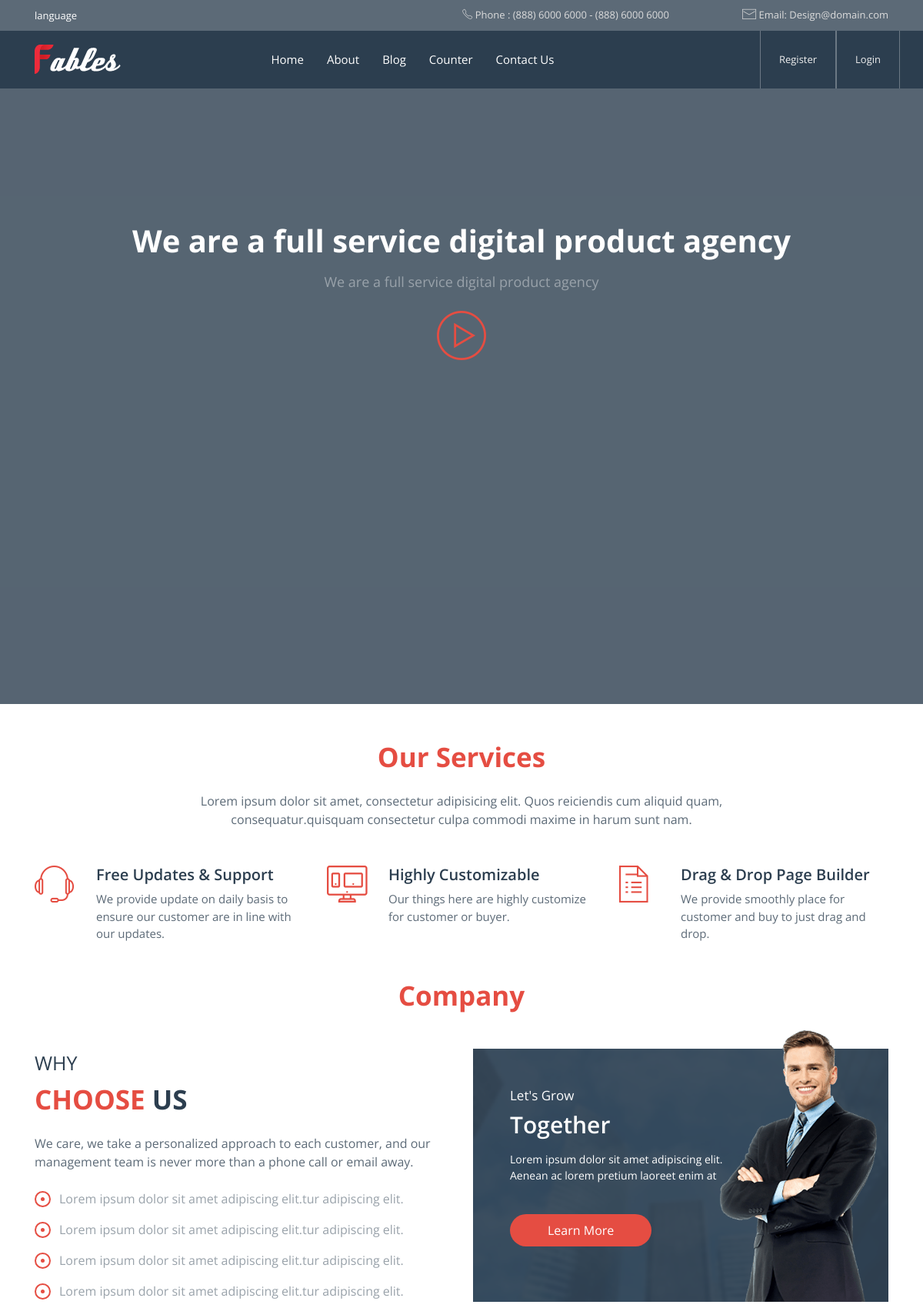
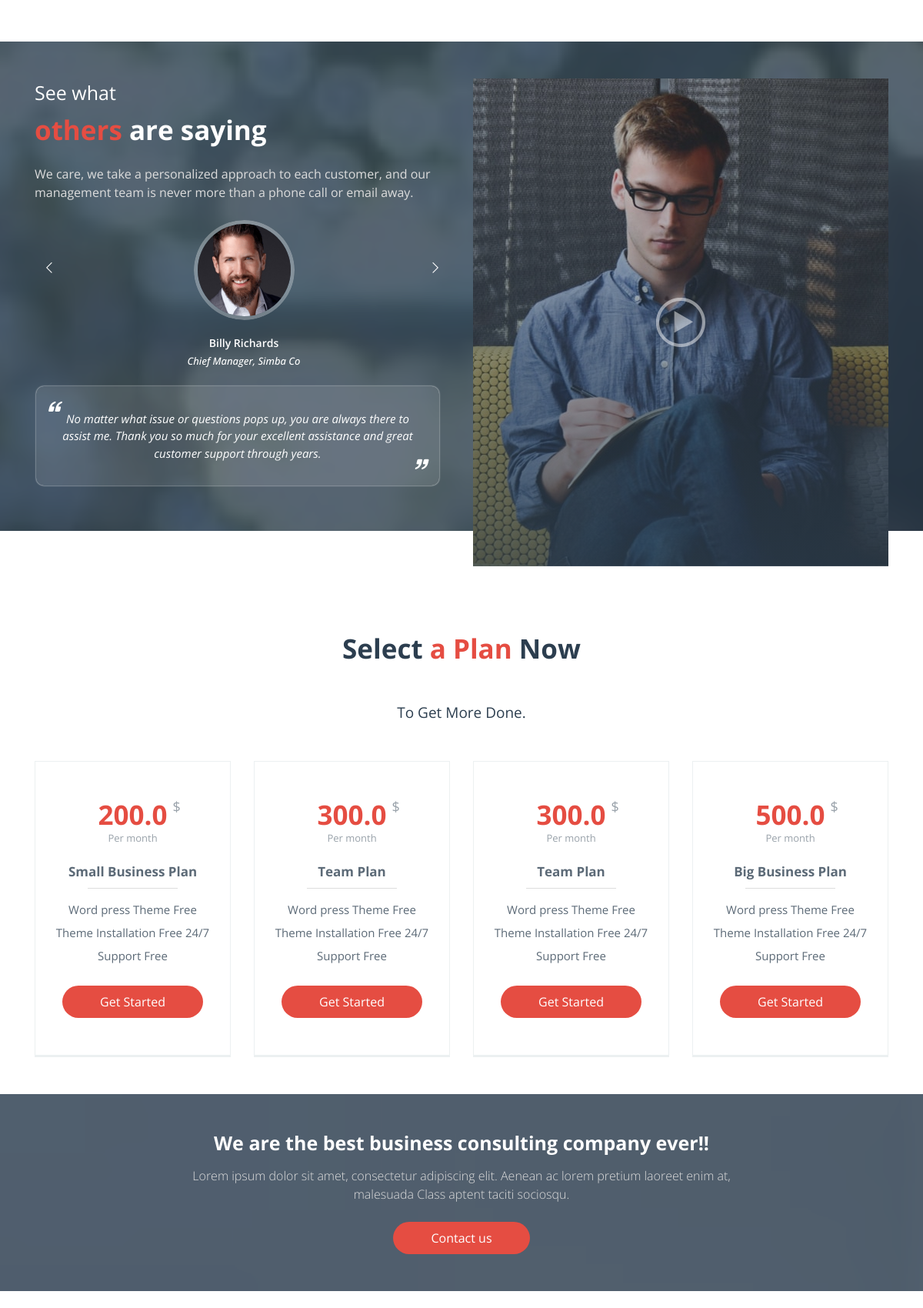
The page / (upper part) on the database its author committed (2 pictures, top to bottom).
### core/models.py (models this page shows, shortened)
class Service(models.Model):
    title = models.CharField(max_length=100)
    description = models.TextField()
    img = models.CharField(max_length=150)

class Plan(models.Model):
    title = models.CharField(max_length=100)
    price = models.FloatField(max_length=2)
    description = models.TextField()

### core/views.py (the view)
# urls.py: path('', home, name='home'),
def home(request):
    service = Service.objects.all()
    team = Team.objects.all()
    blog = Blog.objects.all()
    product = Product.objects.all()
    plan = Plan.objects.all()
    context = {
        'service': service,
        'team': team,
        'blog': blog,
        'product': product,
        'plan': plan,
    }
    return render(request, 'core/index.html', context)

### core/templates/core/index.html (shortened to what this page needs)
{% extends "core/base.html"%}
{% load static %}
{% block content %}
    <section class="content-section video-section fables-after-overlay">
      <div class="pattern-overlay">
        <div class="container position-relative z-index">
           <div class="fables-video-caption text-center wow zoomIn" data-wow-delay="1s" data-wow-duration="2s">
              <h1 class="white-color font-weight-bold mt-6">We are a full service digital product agency </h1>
              <p class="fables-fifth-text-color mt-3 mb-4 font-18">
                  We are a full service digital product agency
              </p>
              <a data-fancybox href="https://www.youtube.com/watch?v=meBbDqAXago">
                 <span class="fables-iconplay fables-second-text-color fa-4x wow bounce"></span>
              </a>
          </div>
        </div>
      </div>
    </section>
       <div class="container">
           <div class="row my-4 my-md-5">
                <div class="col-12 col-md-10 offset-md-1 col-lg-8 offset-lg-2 text-center">
                    <h2 class="font-35 font-weight-bold fables-second-text-color mb-4">Our Services</h2>
                    <p class="fables-forth-text-color">
                        Lorem ipsum dolor sit amet, consectetur adipisicing elit. Quos reiciendis cum aliquid quam, consequatur.quisquam consectetur culpa commodi maxime in harum sunt nam.
                    </p>
                </div>
                {% for ser in service %}
               <div class="col-12 col-sm-6 col-lg-4 pt-3 pt-md-5 wow zoomIn" data-wow-delay="2.4s" data-wow-duration="1.5s">
                    <div class="row text-center text-md-left">
                        <div class="col-12 col-md-3">
                            <span class="{{ser.img}}"></span>
                        </div>
                        <div class="col-12 col-md-9 pl-md-0">
                           <h2 class="fables-main-text-color font-20 my-2 mt-md-0 semi-font">{{ser.title}}</h2>
                            <div class="font-15 fables-forth-text-color">
                                {{ser.description}}.
                            </div>
                        </div>
                    </div>
                </div>
                {% endfor %}
          </div>
           <h2 class="font-35 font-weight-bold text-center fables-second-text-color">Company</h2>
           <div class="row mt-3 mt-lg-5">
               <div class="col-12 col-lg-6 mt-3 mt-lg-0 overflow-hidden">
                   <p class="fables-main-text-color font-25 mb-2 wow fadeInLeft">WHY</p>
                   <h2 class="fables-second-text-color font-35 font-weight-bold wow fadeInLeft">CHOOSE  <span class="fables-main-text-color">US</span></h2>
                   <p class="fables-forth-text-color mt-4 mb-4">
                       We care, we take a personalized approach to each customer, and our management team is never more than a phone call or email away.
                   </p>
                   <div class="position-relative mb-3 wow bounceInDown" data-wow-delay=".3s">
                       <p class="fables-fifth-text-color fables-dots-text">
                            <span class="fables-dots-circle fables-second-before fables-second-border-color"></span>
                               Lorem ipsum dolor sit amet adipiscing elit.tur adipiscing elit.
                       </p>
                   </div>
                   <div class="position-relative mb-3 wow bounceInDown" data-wow-delay=".6s">
                       <p class="fables-fifth-text-color fables-dots-text">
                            <span class="fables-dots-circle fables-second-before fables-second-border-color"></span>
                               Lorem ipsum dolor sit amet adipiscing elit.tur adipiscing elit.
                       </p>
                   </div>
                   <div class="position-relative mb-3 wow bounceInDown" data-wow-delay=".9s">
                       <p class="fables-fifth-text-color fables-dots-text">
                            <span class="fables-dots-circle fables-second-before fables-second-border-color"></span>
                               Lorem ipsum dolor sit amet adipiscing elit.tur adipiscing elit.
                       </p>
                   </div>
                   <div class="position-relative mb-3 wow bounceInDown" data-wow-delay="1.2s">
                       <p class="fables-fifth-text-color fables-dots-text">
                            <span class="fables-dots-circle fables-second-before fables-second-border-color"></span>
                               Lorem ipsum dolor sit amet adipiscing elit.tur adipiscing elit.
                       </p>
                   </div>
               </div>
               <div class="col-12 col-lg-6">
                   <div class="together-block">
                       <div class="fables-main-color-transparent p-4 p-lg-5 position-relative">
                           <img src="{% static 'assets/custom/images/man-image.png' %}" alt="" class="img-fluid together-abs-img wow fadeIn" >
                           <p class="white-color font-17 mb-2">Let's Grow</p>
                           <h2 class="white-color font-30 semi-font">Together</h2>
                           <p class="white-color font-14 together-details my-3">
                               Lorem ipsum dolor sit amet adipiscing elit. Aenean ac lorem pretium laoreet enim at
                           </p>
                           <a href="{% url 'about' %}" class="btn fables-second-background-color white-color white-color-hover fables-btn-rounded py-2 px-5 my-0 my-md-4">Learn More</a>
                       </div>
                   </div>
               </div>
           </div>
       </div>
       <div class="fables-testimonial fables-after-overlay py-4 py-md-5 my-4 my-lg-5 half-width-testimonial bg-rules">
            <div class="container z-index position-relative">
                <div class="row">
                    <div class="col-12 col-md-6 wow fadeIn" data-wow-duration="2.5s" data-wow-delay=".4s">
                           <p class="white-color font-25 mb-2">See what</p>
                           <h2 class="fables-second-text-color font-35 font-weight-bold">others  <span class="white-color">are saying</span></h2>
                           <p class="fables-third-text-color mt-4 mb-4">
                               We care, we take a personalized approach to each customer, and our management team is never more than a phone call or email away.
                           </p>
                           <div class="owl-carousel owl-theme dots-0 nav-default" id="fables-testimonial-carousel">
                              <div class="text-center">
                                   <div>
                                      <div class="image-container shine-effect d-inline-block rounded-circle">
                                          <img src="{% static 'assets/custom/images/testimonial-img.png' %}" alt="Fables Template" class="fables-testimonial-carousel-img my-0 mx-auto rounded-circle">
                                      </div>
                                      <h3 class="font-14 semi-font  white-color mt-3">Billy Richards</h3>
                                      <h3 class="font-13 font-italic white-color mt-2 mb-4">Chief Manager, Simba Co</h3>
                                   </div>
                                   <div class="fables-testimonial-carousel-item fables-rounded p-3">
                                        <div class="fables-testimonial-detail font-15 font-italic white-color position-relative">
                                            No matter what issue or questions pops up, you are always there to
                                            assist me. Thank you so much for your excellent assistance and great
                                            customer support through years.
                                        </div>
                                   </div>
                              </div>
                     </div>
                    </div>
                    <div class="col-12 col-md-6 wow fadeIn mt-4 mt-md-5 mt-lg-0" data-wow-duration="2.5s" data-wow-delay=".4s">
                       <div class="position-relative image-container zoomIn-effect">
                              <img src="{% static 'assets/custom/images/index-video.jpg' %}" alt="" class="img-fluid">
                              <div class="demo-gallery-poster fables-main-gradient">
                                <a data-fancybox href="https://www.youtube.com/watch?v=meBbDqAXago">
                                   <img src="{% static 'assets/custom/images/play-button.png' %}" alt="play button" class="img-fluid">
                                </a>
                             </div>
                        </div>
                    </div>
                </div>
            </div>
       </div>
       <div class="container">
           <h2 class="fables-main-text-color font-35 font-weight-bold text-center my-4 my-lg-5">Select <span class="fables-second-text-color">a Plan</span> Now </h2>
           <p class="fables-main-text-color text-center mb-4 mb-md-5 font-19">To Get More Done.</p>
           <div class="row overflow-hidden mb-lg-5">
               {% for plan in plan %}
               <div class="col-12 col-sm-6 col-lg-3 text-center mb-4 mb-lg-0 wow bounceInDown" data-wow-duration="2s" data-wow-delay=".8s">
                   <div class="table-block table-border-light py-5 fables-second-hover-border">
                       <h2 class="fables-second-text-color font-35 font-weight-bold position-relative">{{plan.price}} <span class="table-badge fables-fifth-text-color position-absolute">$</span></h2>
                      <p class="mb-4 fables-fifth-text-color font-13">Per month</p>
                      <h2 class="fables-forth-text-color text-center font-weight-bold table-title fables-third-after position-relative font-17">
                          {{plan.title}}</h2>
                      <p class="fables-forth-text-color my-4 px-4 line-height-large font-15">
                          {{plan.description}}
                      </p>
                      <a href="#" class="btn fables-second-background-color white-color white-color-hover fables-btn-rounded px-5 py-2">Get Started</a>
                   </div>
               </div>
               {% endfor %}
           </div>
       </div>
       <div class="fables-testimonial fables-after-overlay fables-about-caption py-5 bg-rules" style="background-image: url(assets/custom/images/index2-overlay.jpg);">
           <div class="container">
               <div class="row">
                   <div class="position-relative z-index col-12 col-md-8 offset-md-2 text-center wow zoomIn" data-wow-duration="2s">
                           <h3 class=" white-color mb-3 font-25 font-weight-bold">We are the best business consulting company ever!!</h3>
                           <p class="font-weight-light fables-third-text-color">
                               Lorem ipsum dolor sit amet, consectetur adipiscing elit. Aenean ac lorem pretium laoreet enim at, malesuada Class aptent taciti sociosqu.
                           </p>
                           <a href="{% url 'contact' %}" class="btn fables-second-background-color white-color white-color-hover fables-btn-rounded  mt-4 py-2 px-5">Contact us</a>
                   </div>
               </div>
           </div>
       </div>
{% endblock content %}

### static/assets/custom/css/custom-responsive.css (style rules this page uses)
@media (min-width:1200px) { .half-width-testimonial { height: 636px; } }
@media (min-width:1200px) { .video-section .pattern-overlay { min-height: 100vh; } }
@media (min-width:1200px) { .fables-video-caption { margin-top: 0; } }

### rows shown on the page
Service: title "Free Updates & Support", description "We provide update on daily basis to ensure our customer are in line with our updates"
Service: title "Highly Customizable", description "Our things here are highly customize for customer or buyer"
Service: title "Drag & Drop Page Builder", description "We provide smoothly place for customer and buy to just drag and drop"
Plan: price "200.0", title "Small Business Plan", description "Word press Theme Free Theme Installation Free 24/7 Support Free"
Plan: price "300.0", title "Team Plan", description "Word press Theme Free Theme Installation Free 24/7 Support Free"
Plan: price "300.0", title "Team Plan", description "Word press Theme Free Theme Installation Free 24/7 Support Free"
Plan: price "500.0", title "Big Business Plan", description "Word press Theme Free Theme Installation Free 24/7 Support Free"
